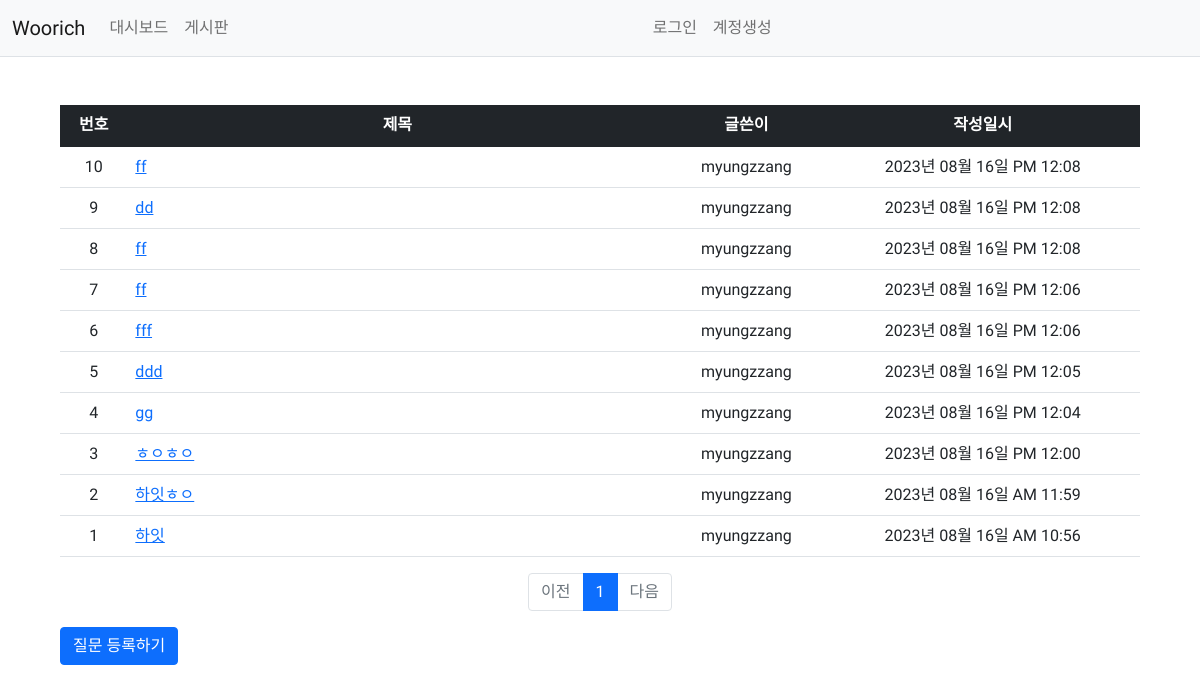
Page /question/list/ on the committed database.
### woorichApp/models.py (models this page shows, shortened)
class Question(db.Model):
    id = db.Column(db.Integer, primary_key=True)
    subject = db.Column(db.String(200), nullable=False)
    content = db.Column(db.Text(), nullable=False)
    create_date = db.Column(db.DateTime(), nullable=False)
    user_id = db.Column(db.Integer, db.ForeignKey('user.id', ondelete='CASCADE'), nullable=False)
    user = db.relationship('User', backref=db.backref('question_set'))
    modify_date = db.Column(db.DateTime(), nullable=True)

class User(db.Model):
    id = db.Column(db.Integer, primary_key=True)
    username = db.Column(db.String(150), unique=True, nullable=False)
    password = db.Column(db.String(300), nullable=False)
    email = db.Column(db.String(120), unique=True, nullable=False)

### woorichApp/views/question_views.py (the view)
@bp.route('/list/')
def _list():
    page = request.args.get('page', type=int, default=1)  # 페이지
    question_list = Question.query.order_by(Question.create_date.desc())
    question_list = question_list.paginate(page=page, per_page=10)
    return render_template('question/question_list.html', question_list=question_list)

### woorichApp/filter.py (called while the page is built)
def format_datetime(value, fmt='%Y년 %m월 %d일 %p %I:%M'):
    return value.strftime(fmt)

### woorichApp/views/auth_views.py (called while the page is built)
@bp.before_app_request
def load_logged_in_user():
    user_id = session.get('user_id')
    if user_id is None:
        g.user = None
    else:
        g.user = User.query.get(user_id)

### woorichApp/templates/question/question_list.html (shortened to what this page needs)
{% extends 'layouts/base.html' %}
{% block content %}
<div class="container my-3">
    <table class="table">
        <thead>
        <tr class="text-center table-dark">
            <th>번호</th>
            <th style="width:50%">제목</th>
            <th>글쓴이</th>
            <th>작성일시</th>
        </tr>
        </thead>
        <tbody>
        {% if question_list %}
        {% for question in question_list.items %}
        <tr class="text-center">
            <td>{{ question_list.total - ((question_list.page-1) * question_list.per_page) - loop.index0 }}</td>
            <td class="text-start">
                <a href="{{ url_for('question.detail', question_id=question.id) }}">{{ question.subject }}</a>
            </td>
            <td>{{ question.user.username }}</td>
            <td>{{ question.create_date|datetime }}</td>
        </tr>
        {% endfor %}
        {% else %}
        <tr>
            <td colspan="3">질문이 없습니다.</td>
        </tr>
        {% endif %}
        </tbody>
    </table>
    <ul class="pagination justify-content-center">
        {% if question_list.has_prev %}
        <li class="page-item">
            <a class="page-link" href="?page={{ question_list.prev_num }}">이전</a>
        </li>
        {% else %}
        <li class="page-item disabled">
            <a class="page-link" tabindex="-1" aria-disabled="true" href="javascript:void(0)">이전</a>
        </li>
        {% endif %}
        {% for page_num in question_list.iter_pages() %}
        {% if page_num %}
        {% if page_num != question_list.page %}
        <li class="page-item">
            <a class="page-link" href="?page={{ page_num }}">{{ page_num }}</a>
        </li>
        {% else %}
        <li class="page-item active" aria-current="page">
            <a class="page-link" href="javascript:void(0)">{{ page_num }}</a>
        </li>
        {% endif %}
        {% else %}
        <li class="disabled">
            <a class="page-link" href="javascript:void(0)">...</a>
        </li>
        {% endif %}
        {% endfor %}
        {% if question_list.has_next %}
        <li class="page-item">
            <a class="page-link" href="?page={{ question_list.next_num }}">다음</a>
        </li>
        {% else %}
        <li class="page-item disabled">
            <a class="page-link" tabindex="-1" aria-disabled="true" href="javascript:void(0)">다음</a>
        </li>
        {% endif %}
    </ul>
        <a href="{{ url_for('question.create') }}" class="btn btn-primary">질문 등록하기</a>
</div>
{% endblock %}

### woorichApp/templates/layouts/base.html (shortened to what this page needs)
<!doctype html>
<html lang="ko">
<head>
    <link rel="stylesheet" href="{{ url_for('static', filename='bootstrap.min.css') }}">
    <link rel="stylesheet" href="{{ url_for('static', filename='style.css') }}">
</head>
<body>
{% include "includes/navbar.html" %}
<div class="m-5">
    {% block content %}
    {% endblock %}
</div>
</body>
</html>

### woorichApp/templates/includes/navbar.html (shortened to what this page needs)
<nav class="navbar navbar-expand-lg navbar-light bg-light border-bottom">
    <div class="container-fluid">
        <a class="navbar-brand" href="{{ url_for('main.index') }}">Woorich</a>
        <div class="collapse navbar-collapse" id="navbarSupportedContent">
            <ul class="navbar-nav me-auto mb-2 mb-lg-0">
                    <a class="nav-link" href="{{ url_for('main.index') }}">대시보드</a>
                    <a class="nav-link" href="{{ url_for('question._list') }}">게시판</a>
            </ul>
            {% if g.user %}
            <ul class="navbar-nav me-auto mb-2 mb-lg-0">
                <li class="nav-item">
                    <a class="nav-link" href="{{ url_for('mypage.mypage') }}">마이페이지</a>
                </li>
                <li class="nav-item ">
                    <a class="nav-link" href="{{ url_for('auth.logout') }}">{{ g.user.username }} (로그아웃)</a>
                </li>
                <li class="nav-item">
            </ul>
            {% else %}
            <ul class="navbar-nav me-auto mb-2 mb-lg-0">
                <li class="nav-item">
                    <a class="nav-link" href="{{ url_for('auth.login') }}">로그인</a>
                </li>
                <li class="nav-item">
                    <a class="nav-link" href="{{ url_for('auth.signup') }}">계정생성</a>
                </li>
            </ul>
            {% endif %}
        </div>
    </div>
</nav>

### woorichApp/static/style.css (style rules this page uses)
body { font-family: 'Black Han Sans', sans-serif; font-family: 'Nanum Gothic', sans-serif; }

### rows in the picture
Question: id "10", subject "ff", user.username "myungzzang", create_date "2023년 08월 16일 PM 12:08"
Question: id "9", subject "dd", user.username "myungzzang", create_date "2023년 08월 16일 PM 12:08"
Question: id "8", subject "ff", user.username "myungzzang", create_date "2023년 08월 16일 PM 12:08"
Question: id "7", subject "ff", user.username "myungzzang", create_date "2023년 08월 16일 PM 12:06"
Question: id "6", subject "fff", user.username "myungzzang", create_date "2023년 08월 16일 PM 12:06"
Question: id "5", subject "ddd", user.username "myungzzang", create_date "2023년 08월 16일 PM 12:05"
Question: id "4", subject "gg", user.username "myungzzang", create_date "2023년 08월 16일 PM 12:04"
Question: id "3", subject "ㅎㅇㅎㅇ", user.username "myungzzang", create_date "2023년 08월 16일 PM 12:00"
Question: id "2", subject "하잇ㅎㅇ", user.username "myungzzang", create_date "2023년 08월 16일 AM 11:59"
Question: total "1", subject "하잇", user.username "myungzzang", create_date "2023년 08월 16일 AM 10:56"

### other values in the picture
{{ page_num }} "1"
